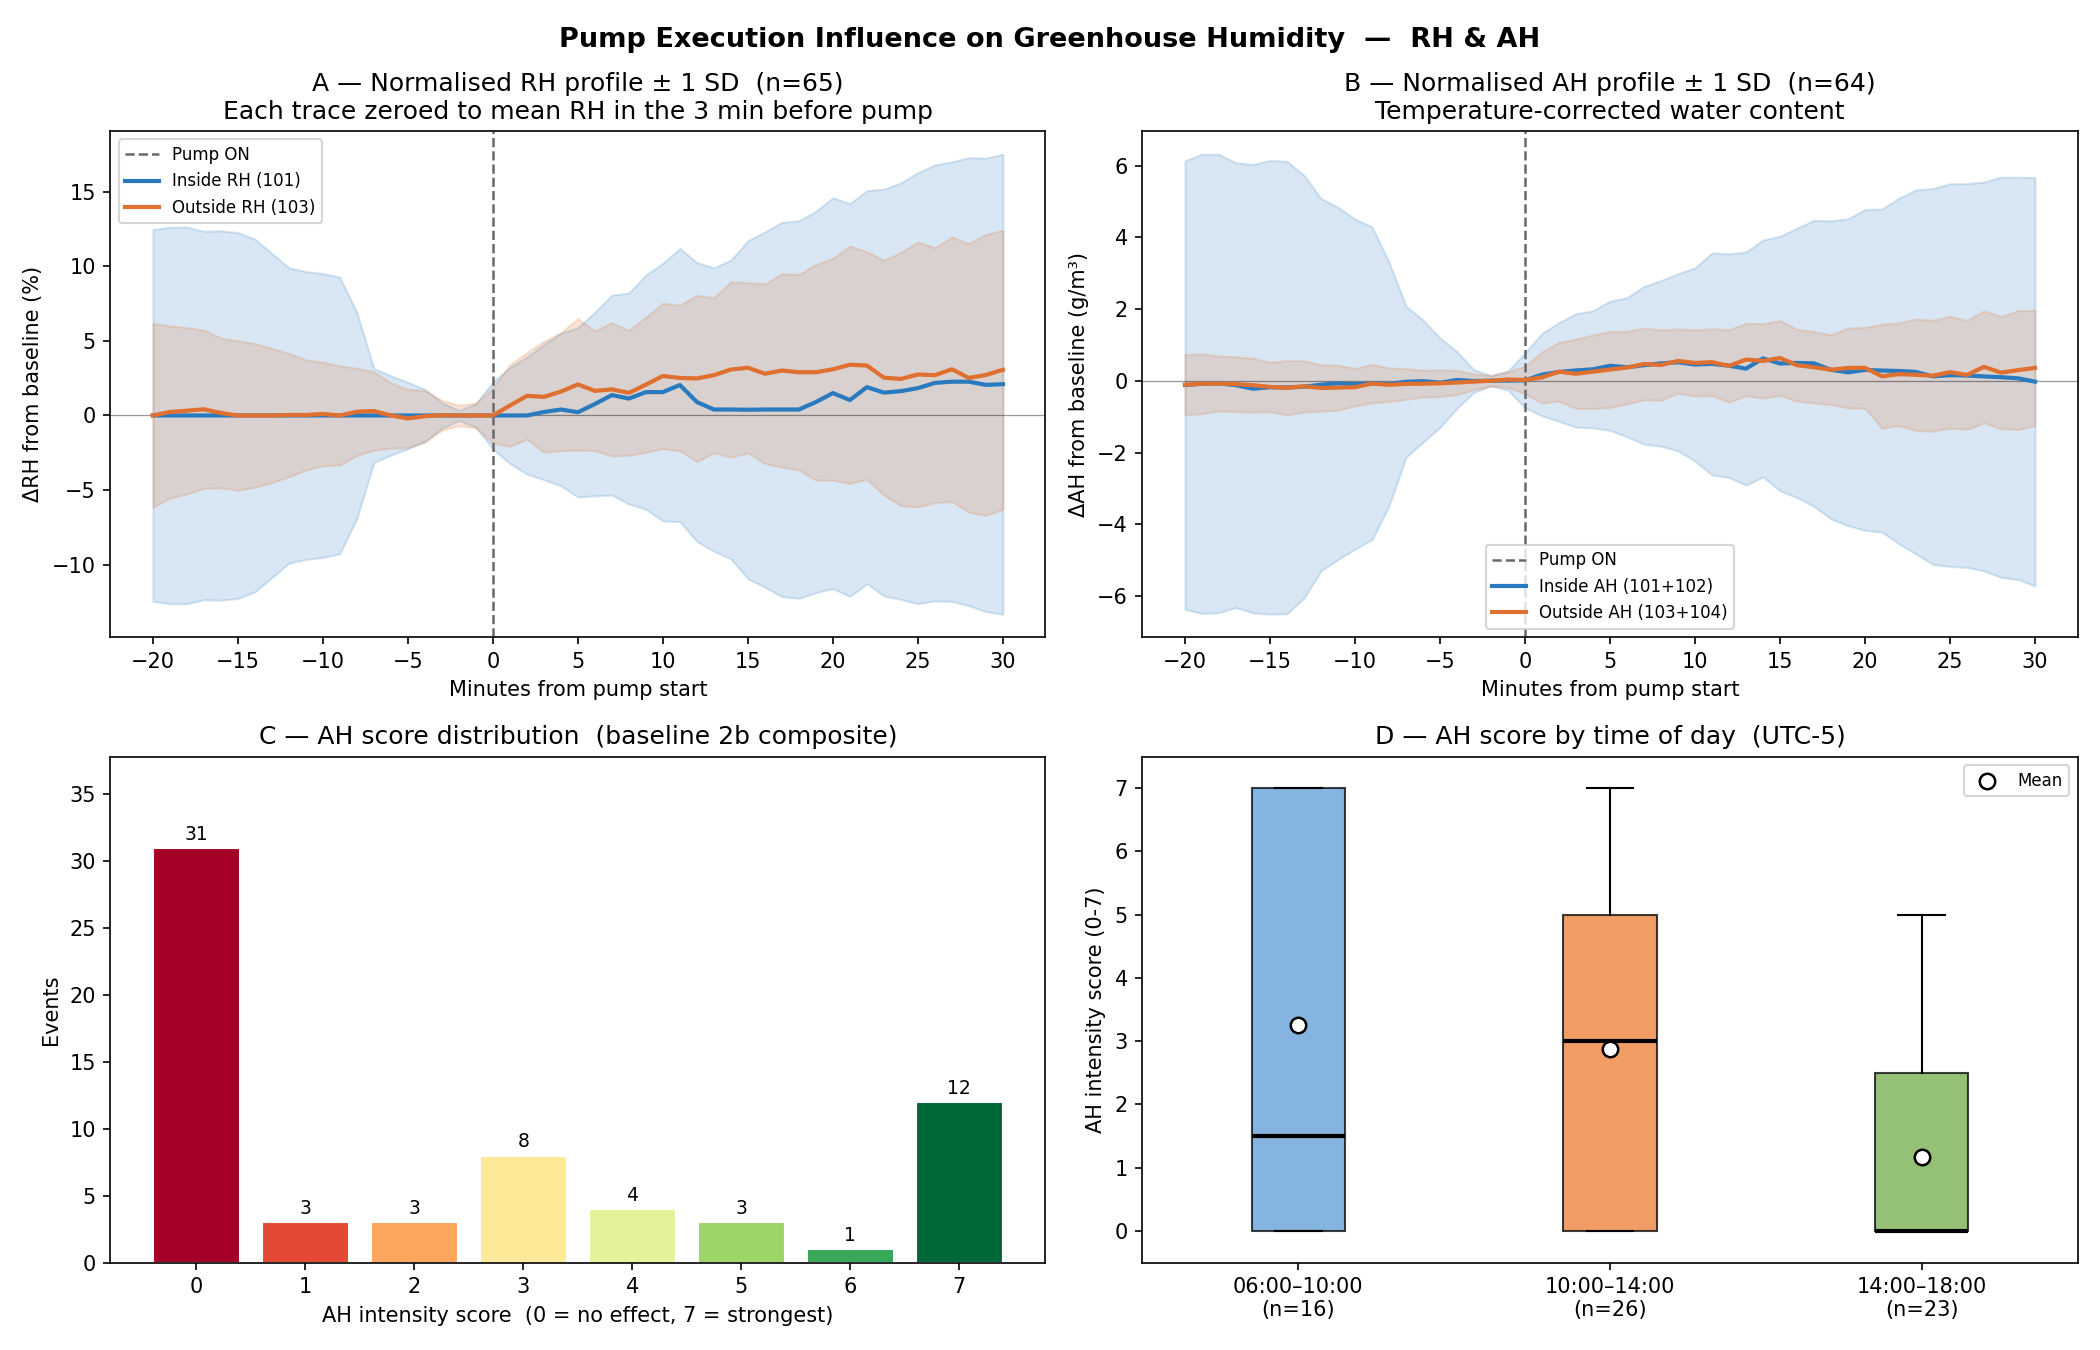

Source code (Python):
#!/usr/bin/env python3
"""
Pump execution influence on greenhouse humidity.
Dual analysis: Relative Humidity (RH, %) and Absolute Humidity (AH, g/m³).

AH removes the temperature bias present in RH — warmer air holds more water
vapour so the same pump-added moisture shows a smaller RH rise when it is
hot. AH directly measures how much water the pump added to the air.

Profiles A/B: normalised event response for RH and AH.
Panels  C/D: intensity score and time-of-day grouping, both based on AH.

Sensors (hidroponia_completa.duckdb):
  101 – RH inside        102 – Temperature inside
  103 – RH outside       104 – Temperature outside
  actuator_measure       – pump executions (actuator_id = 1)
"""

import os
import duckdb
import numpy as np
import pandas as pd
from scipy import stats
import matplotlib.pyplot as plt
import matplotlib.ticker as mticker

# ── Config ────────────────────────────────────────────────────────────────────
DB_PATH        = "data/hidroponia_completa.duckdb"
WIN_BEFORE_MIN = 20
WIN_AFTER_MIN  = 30
RESAMPLE       = "1min"
OUTPUT_DIR     = "analysis"

# Score bin edges — 8 bins → scores 0-7
RH_SCORE_EDGES = [-np.inf, 0, 1.5, 3.0,  5.0,  8.0, 12.0, 16.0, np.inf]  # %
AH_SCORE_EDGES = [-np.inf, 0, 0.15, 0.30, 0.50, 0.80, 1.20, 1.60, np.inf] # g/m³

SLOT_ORDER  = ["06:00–10:00", "10:00–14:00", "14:00–18:00", "18:00–06:00"]
SLOT_COLORS = {
    "06:00–10:00": "#5b9bd5",
    "10:00–14:00": "#ed7d31",
    "14:00–18:00": "#70ad47",
    "18:00–06:00": "#9e5fb5",
}


# ── Physics helpers ───────────────────────────────────────────────────────────
def absolute_humidity(T_c: np.ndarray, rh_pct: np.ndarray) -> np.ndarray:
    """Magnus approximation: RH (%) + T (°C) → AH (g/m³)."""
    e_s = 6.112 * np.exp(17.67 * T_c / (T_c + 243.5))   # saturation vapour pressure (hPa)
    return 216.7 * (rh_pct / 100.0) * e_s / (T_c + 273.15)


# ── Analysis helpers ──────────────────────────────────────────────────────────
def time_slot(ts: pd.Timestamp) -> str:
    h = ts.hour
    if  6 <= h < 10: return "06:00–10:00"
    if 10 <= h < 14: return "10:00–14:00"
    if 14 <= h < 18: return "14:00–18:00"
    return "18:00–06:00"


def assign_score(net_delta: float, edges: list) -> int:
    for score, (lo, hi) in enumerate(zip(edges[:-1], edges[1:])):
        if lo < net_delta <= hi:
            return score
    return 7


def lin_slope(s: pd.Series) -> float:
    """OLS slope in signal-units per minute."""
    x = np.arange(len(s))
    return np.polyfit(x, s.values, 1)[0]


def extract_window(series: pd.Series, t: pd.Timestamp) -> np.ndarray:
    """Return a 51-point array centred on the nearest 1-min tick to t."""
    pos = series.index.get_indexer([t], method="nearest")[0]
    ts  = series.index[pos]
    win = pd.date_range(
        ts - pd.Timedelta(minutes=WIN_BEFORE_MIN),
        ts + pd.Timedelta(minutes=WIN_AFTER_MIN),
        freq="1min",
    )
    return series.reindex(win).values


# ── 1. Load data ──────────────────────────────────────────────────────────────
def load_data(db_path: str):
    con = duckdb.connect(db_path, read_only=True)

    execs = con.execute("""
        SELECT
            CAST(start_time AS TIMESTAMP)       AS ts,
            TRY_CAST(execution_time AS INTEGER) AS exec_secs,
            state
        FROM (
            SELECT DISTINCT start_time, execution_time, state
            FROM actuator_measure
            WHERE actuator_id = '1' AND start_time >= '2026-03-02'
        )
        ORDER BY ts
    """).df()
    execs["ts"] = pd.to_datetime(execs["ts"])

    def load_sensor(sid: int, lo: float, hi: float) -> pd.Series:
        df = con.execute(f"""
            SELECT CAST(measure_date AS TIMESTAMP) AS ts,
                   TRY_CAST(data_value AS FLOAT)   AS val
            FROM sensor_data
            WHERE sensor_id = '{sid}'
              AND TRY_CAST(data_value AS FLOAT) BETWEEN {lo} AND {hi}
            ORDER BY ts
        """).df()
        df["ts"] = pd.to_datetime(df["ts"])
        return (df.set_index("ts")["val"]
                  .resample(RESAMPLE).median()
                  .interpolate(limit=5))

    rh_in    = load_sensor(101,  0, 100)   # % RH, inside
    temp_in  = load_sensor(102,  0,  50)   # °C,   inside
    rh_out   = load_sensor(103,  0, 100)   # % RH, outside
    temp_out = load_sensor(104,  0,  50)   # °C,   outside
    con.close()

    # Build AH series on the common 1-min index where both RH and T are available
    def make_ah(rh: pd.Series, temp: pd.Series) -> pd.Series:
        common = pd.concat([rh.rename("rh"), temp.rename("t")], axis=1).dropna()
        return pd.Series(
            absolute_humidity(common["t"].values, common["rh"].values),
            index=common.index
        )

    ah_in  = make_ah(rh_in,  temp_in)
    ah_out = make_ah(rh_out, temp_out)

    return execs, rh_in, rh_out, ah_in, ah_out


# ── 2. Per-event analysis ─────────────────────────────────────────────────────
def analyse_events(execs, rh_in, rh_out, ah_in, ah_out) -> pd.DataFrame:
    records = []

    for _, ev in execs.iterrows():
        t       = ev["ts"]
        pre_s   = t - pd.Timedelta(minutes=WIN_BEFORE_MIN)
        post_e  = t + pd.Timedelta(minutes=WIN_AFTER_MIN)

        # ---------- segment extraction ----------
        rh_in_pre   = rh_in [pre_s : t]
        rh_in_post  = rh_in [t     : post_e]
        rh_out_full = rh_out[pre_s : post_e]
        ah_in_pre   = ah_in [pre_s : t]
        ah_in_post  = ah_in [t     : post_e]
        ah_out_full = ah_out[pre_s : post_e]

        # require 70 % coverage on both signals
        if (len(rh_in_pre)  < WIN_BEFORE_MIN * 0.7 or
                len(rh_in_post) < WIN_AFTER_MIN  * 0.7 or
                len(ah_in_pre)  < WIN_BEFORE_MIN * 0.7 or
                len(ah_in_post) < WIN_AFTER_MIN  * 0.7):
            continue

        # ---------- net Δ vs baselines ----------
        def compute_net(in_pre, in_post, out_full):
            sl_in  = lin_slope(in_pre)
            sl_out = lin_slope(out_full) if len(out_full) > 1 else 0.0
            actual    = in_post.iloc[-1] - in_pre.iloc[-1]
            proj_2a   = sl_in * WIN_AFTER_MIN
            proj_2b   = (0.33 * sl_in + 0.67 * sl_out) * WIN_AFTER_MIN
            return actual, actual - proj_2a, actual - proj_2b

        rh_act, rh_net_2a, rh_net_2b = compute_net(rh_in_pre, rh_in_post, rh_out_full)
        ah_act, ah_net_2a, ah_net_2b = compute_net(ah_in_pre, ah_in_post, ah_out_full)

        records.append({
            "ts":            t,
            "time_slot":     time_slot(t),
            "exec_secs":     ev["exec_secs"],
            # RH metrics
            "rh_pre_mean":   rh_in_pre.mean(),
            "rh_actual":     rh_act,
            "rh_net_2a":     rh_net_2a,
            "rh_net_2b":     rh_net_2b,
            # AH metrics
            "ah_pre_mean":   ah_in_pre.mean(),
            "ah_actual":     ah_act,
            "ah_net_2a":     ah_net_2a,
            "ah_net_2b":     ah_net_2b,
        })

    df = pd.DataFrame(records)
    df["rh_score"] = df["rh_net_2b"].apply(lambda x: assign_score(x, RH_SCORE_EDGES))
    df["ah_score"] = df["ah_net_2b"].apply(lambda x: assign_score(x, AH_SCORE_EDGES))
    df["score"]    = df["ah_score"]   # kept for backward compatibility
    df["time_slot"] = pd.Categorical(df["time_slot"],
                                     categories=SLOT_ORDER, ordered=True)
    return df


# ── 3. Normalised event profiles ──────────────────────────────────────────────
def avg_profile(series_in: pd.Series, series_out: pd.Series,
                ts_list: list) -> tuple:
    """
    Stack normalised 51-point windows (zeroed to mean of 3 min before pump).
    Returns (med_in, std_in, med_out, std_out, n_events).
    """
    mats_in, mats_out = [], []
    for t in ts_list:
        tr_in  = extract_window(series_in,  t).astype(float)
        tr_out = extract_window(series_out, t).astype(float)
        if np.isnan(tr_in).mean() > 0.3 or np.isnan(tr_out).mean() > 0.3:
            continue
        bl_in  = np.nanmean(tr_in [WIN_BEFORE_MIN - 3 : WIN_BEFORE_MIN])
        bl_out = np.nanmean(tr_out[WIN_BEFORE_MIN - 3 : WIN_BEFORE_MIN])
        if np.isnan(bl_in) or np.isnan(bl_out):
            continue
        mats_in.append(tr_in  - bl_in)
        mats_out.append(tr_out - bl_out)
    if not mats_in:
        return None, None, None, None, 0
    mat_in  = np.array(mats_in)
    mat_out = np.array(mats_out)
    return (np.nanmedian(mat_in,  axis=0), np.nanstd(mat_in,  axis=0),
            np.nanmedian(mat_out, axis=0), np.nanstd(mat_out, axis=0),
            len(mat_in))


# ── 4. Summary ────────────────────────────────────────────────────────────────
def print_summary(df: pd.DataFrame) -> None:
    w = 72
    print("=" * w)
    print("  PUMP → GREENHOUSE HUMIDITY  |  RH + AH Dual Analysis")
    print("=" * w)
    print(f"  Events : {len(df)}  |  "
          f"{df['ts'].min().date()} → {df['ts'].max().date()}  |  "
          f"Window −{WIN_BEFORE_MIN}/+{WIN_AFTER_MIN} min")
    print()

    for label, col_2a, col_2b, unit in [
        ("Relative Humidity (RH)", "rh_net_2a", "rh_net_2b", "%"),
        ("Absolute Humidity  (AH)", "ah_net_2a", "ah_net_2b", "g/m³"),
    ]:
        print(f"  ── {label} ─────────────────────────────────────────────")
        for bname, col in [("2a inside trend only   ", col_2a),
                            ("2b composite (33/67)   ", col_2b)]:
            t_s, p = stats.ttest_1samp(df[col].dropna(), 0)
            sig    = "  *" if p < 0.05 else ""
            print(f"    Baseline {bname} "
                  f"mean net Δ = {df[col].mean():+.3f} ± {df[col].std():.3f} {unit}"
                  f"  t={t_s:.2f}  p={p:.4f}{sig}")
        print()

    print("  ── AH INTENSITY SCORE (0-7, baseline 2b) ───────────────────────")
    for s in range(8):
        cnt = (df["score"] == s).sum()
        lo, hi = AH_SCORE_EDGES[s], AH_SCORE_EDGES[s + 1]
        if s == 0:
            rng = f"(≤ 0 g/m³)"
        elif hi == np.inf:
            rng = f"(> {lo:.2f} g/m³)"
        else:
            rng = f"({lo:.2f} – {hi:.2f} g/m³)"
        print(f"    Score {s}  {rng:<22}  {cnt:3d}  {'▪' * cnt}")
    print()

    print("  ── BY TIME OF DAY (UTC-5) ───────────────────────────────────────")
    hdr = f"    {'Slot':<16}  {'n':>3}  {'AH score':>9}  {'RH net Δ':>11}  {'AH net Δ':>11}"
    print(hdr)
    print(f"    {'─'*16}  {'─'*3}  {'─'*9}  {'─'*11}  {'─'*11}")
    for slot in SLOT_ORDER:
        sub = df[df["time_slot"] == slot]
        if sub.empty:
            print(f"    {slot:<16}   0")
            continue
        print(f"    {slot:<16}  {len(sub):>3}  "
              f"{sub['score'].mean():>9.2f}  "
              f"{sub['rh_net_2b'].mean():>+10.2f}%  "
              f"{sub['ah_net_2b'].mean():>+9.3f} g/m³")
    print()

    _, p_rh = stats.ttest_1samp(df["rh_net_2b"].dropna(), 0)
    _, p_ah = stats.ttest_1samp(df["ah_net_2b"].dropna(), 0)
    print("  ── VERDICT ──────────────────────────────────────────────────────")
    if p_ah < 0.05 and df["ah_net_2b"].mean() > 0.30:
        print("  AH → RELEVANT: pump adds meaningful water above climate baseline (>0.30 g/m³).")
    elif p_ah < 0.05:
        print("  AH → MARGINAL: statistically significant but small absolute water addition.")
    else:
        print("  AH → NOT CONCLUSIVE: event variance masks the pump signal in the aggregate.")

    if not (p_rh < 0.05) and (p_ah < 0.05):
        print("  NOTE: RH significance is masked by temperature variation — "
              "AH reveals the true effect.")
    elif not (p_rh < 0.05) and not (p_ah < 0.05):
        print("  NOTE: Neither RH nor AH reaches significance — "
              "time-of-day breakdown is the most informative result.")
    print("=" * w)


# ── 5. Plot ───────────────────────────────────────────────────────────────────
def make_plot(df: pd.DataFrame,
              rh_profiles: tuple, ah_profiles: tuple,
              out_path: str) -> None:

    med_rh_in, std_rh_in, med_rh_out, std_rh_out, n_rh = rh_profiles
    med_ah_in, std_ah_in, med_ah_out, std_ah_out, n_ah = ah_profiles
    xmin = np.arange(WIN_BEFORE_MIN + WIN_AFTER_MIN + 1) - WIN_BEFORE_MIN

    fig, axes = plt.subplots(2, 2, figsize=(14, 9))
    fig.suptitle(
        "Pump Execution Influence on Greenhouse Humidity  —  RH & AH",
        fontsize=13, fontweight="bold"
    )

    # ── A: Normalised RH profile ──────────────────────────────────────────
    ax = axes[0, 0]
    ax.axvline(0, color="dimgray", linestyle="--", linewidth=1.2, label="Pump ON")
    ax.axhline(0, color="black",   linewidth=0.6,  alpha=0.4)
    ax.fill_between(xmin, med_rh_in  - std_rh_in,  med_rh_in  + std_rh_in,
                    alpha=0.18, color="#2a7abf")
    ax.fill_between(xmin, med_rh_out - std_rh_out, med_rh_out + std_rh_out,
                    alpha=0.18, color="#e07030")
    ax.plot(xmin, med_rh_in,  "#2a7abf", linewidth=2, label="Inside RH (101)")
    ax.plot(xmin, med_rh_out, "#e07030", linewidth=2, label="Outside RH (103)")
    ax.set_xlabel("Minutes from pump start")
    ax.set_ylabel("ΔRH from baseline (%)")
    ax.set_title(f"A — Normalised RH profile ± 1 SD  (n={n_rh})\n"
                 "Each trace zeroed to mean RH in the 3 min before pump")
    ax.legend(fontsize=8)
    ax.xaxis.set_major_locator(mticker.MultipleLocator(5))

    # ── B: Normalised AH profile ──────────────────────────────────────────
    ax = axes[0, 1]
    ax.axvline(0, color="dimgray", linestyle="--", linewidth=1.2, label="Pump ON")
    ax.axhline(0, color="black",   linewidth=0.6,  alpha=0.4)
    ax.fill_between(xmin, med_ah_in  - std_ah_in,  med_ah_in  + std_ah_in,
                    alpha=0.18, color="#2a7abf")
    ax.fill_between(xmin, med_ah_out - std_ah_out, med_ah_out + std_ah_out,
                    alpha=0.18, color="#e07030")
    ax.plot(xmin, med_ah_in,  "#2a7abf", linewidth=2, label="Inside AH (101+102)")
    ax.plot(xmin, med_ah_out, "#e07030", linewidth=2, label="Outside AH (103+104)")
    ax.set_xlabel("Minutes from pump start")
    ax.set_ylabel("ΔAH from baseline (g/m³)")
    ax.set_title(f"B — Normalised AH profile ± 1 SD  (n={n_ah})\n"
                 "Temperature-corrected water content")
    ax.legend(fontsize=8)
    ax.xaxis.set_major_locator(mticker.MultipleLocator(5))

    # ── C: AH score distribution ──────────────────────────────────────────
    ax = axes[1, 0]
    cmap   = plt.cm.RdYlGn
    counts = df["score"].value_counts().reindex(range(8), fill_value=0)
    colors = [cmap(s / 7) for s in counts.index]
    bars   = ax.bar(counts.index, counts.values,
                    color=colors, edgecolor="white", width=0.8)
    ax.bar_label(bars, fmt="%d", padding=2, fontsize=9)
    ax.set_xlabel("AH intensity score  (0 = no effect, 7 = strongest)")
    ax.set_ylabel("Events")
    ax.set_title("C — AH score distribution  (baseline 2b composite)")
    ax.set_xticks(range(8))
    ax.set_ylim(0, counts.max() * 1.22)

    # ── D: AH score by time of day ────────────────────────────────────────
    ax = axes[1, 1]
    slot_series = [df[df["time_slot"] == s]["score"] for s in SLOT_ORDER]
    plot_data   = [s.values for s in slot_series if len(s) > 0]
    plot_labels = [f"{sl}\n(n={len(sd)})"
                   for sl, sd in zip(SLOT_ORDER, slot_series) if len(sd) > 0]
    plot_slots  = [sl for sl, sd in zip(SLOT_ORDER, slot_series) if len(sd) > 0]

    bp = ax.boxplot(plot_data, tick_labels=plot_labels, patch_artist=True,
                    medianprops=dict(color="black", linewidth=2),
                    flierprops=dict(marker="o", markersize=4, alpha=0.5))
    for patch, slot in zip(bp["boxes"], plot_slots):
        patch.set_facecolor(SLOT_COLORS[slot])
        patch.set_alpha(0.75)
    for i, d in enumerate(plot_data):
        ax.scatter(i + 1, np.mean(d), color="white", s=55,
                   edgecolors="black", linewidths=1.2, zorder=5,
                   label="Mean" if i == 0 else "")
    ax.set_ylabel("AH intensity score (0-7)")
    ax.set_title("D — AH score by time of day  (UTC-5)")
    ax.set_ylim(-0.5, 7.5)
    ax.yaxis.set_major_locator(mticker.MultipleLocator(1))
    ax.legend(fontsize=8)

    plt.tight_layout()
    os.makedirs(OUTPUT_DIR, exist_ok=True)
    plt.savefig(out_path, dpi=150)
    print(f"\n  Plot saved → {out_path}\n")


# ── 6. C+D slide (RH and AH side by side) ────────────────────────────────────
def make_cd_slide(df: pd.DataFrame, out_path: str) -> None:
    """
    2 × 2 slide:
      top row    — score distribution  (C) for RH and AH
      bottom row — score by time slot  (D) for RH and AH, with event counts
    """
    cmap = plt.cm.RdYlGn

    configs = [
        # (score_col, score_edges, unit_label, panel_label)
        ("rh_score", RH_SCORE_EDGES, "%",     "RH"),
        ("ah_score", AH_SCORE_EDGES, "g/m³",  "AH"),
    ]

    fig, axes = plt.subplots(2, 2, figsize=(14, 9))
    fig.suptitle(
        "Pump Execution — Intensity Score Distribution & Time-of-Day  |  RH vs AH",
        fontsize=13, fontweight="bold"
    )

    for col_idx, (score_col, edges, unit, label) in enumerate(configs):

        # ── C: score distribution ─────────────────────────────────────────
        ax = axes[0, col_idx]
        counts = df[score_col].value_counts().reindex(range(8), fill_value=0)
        colors = [cmap(s / 7) for s in counts.index]
        bars   = ax.bar(counts.index, counts.values,
                        color=colors, edgecolor="white", width=0.8)
        ax.bar_label(bars, fmt="%d", padding=2, fontsize=9)

        # annotate score bin ranges on x-axis
        bin_labels = []
        for s in range(8):
            lo, hi = edges[s], edges[s + 1]
            if s == 0:
                bin_labels.append(f"0\n(≤0)")
            elif hi == np.inf:
                bin_labels.append(f"{s}\n(>{lo:.1f})")
            else:
                bin_labels.append(f"{s}\n({lo:.1f}–{hi:.1f})")
        ax.set_xticks(range(8))
        ax.set_xticklabels(bin_labels, fontsize=7.5)
        ax.set_xlabel(f"Score  [{unit}]", fontsize=9)
        ax.set_ylabel("Events")
        ax.set_title(f"C — {label} score distribution  (n={len(df)}, baseline 2b)")
        ax.set_ylim(0, counts.max() * 1.25)

        # ── D: score by time of day ───────────────────────────────────────
        ax = axes[1, col_idx]
        slot_series = [df[df["time_slot"] == s][score_col] for s in SLOT_ORDER]
        plot_data   = [s.values for s in slot_series if len(s) > 0]
        plot_slots  = [sl for sl, sd in zip(SLOT_ORDER, slot_series) if len(sd) > 0]

        # tick labels: slot name + n count + mean score
        plot_labels = [
            f"{sl}\nn={len(sd)}  (μ={sd.mean():.1f})"
            for sl, sd in zip(SLOT_ORDER, slot_series) if len(sd) > 0
        ]

        bp = ax.boxplot(plot_data, tick_labels=plot_labels, patch_artist=True,
                        medianprops=dict(color="black", linewidth=2),
                        flierprops=dict(marker="o", markersize=4, alpha=0.5))
        for patch, slot in zip(bp["boxes"], plot_slots):
            patch.set_facecolor(SLOT_COLORS[slot])
            patch.set_alpha(0.75)

        # mean dot + count label inside the box
        for i, (d, sl) in enumerate(zip(plot_data, plot_slots)):
            mean_val = np.mean(d)
            ax.scatter(i + 1, mean_val, color="white", s=60,
                       edgecolors="black", linewidths=1.2, zorder=5,
                       label="Mean" if i == 0 else "")
            ax.text(i + 1, 7.2, f"n={len(d)}",
                    ha="center", va="bottom", fontsize=8, color="dimgray")

        ax.set_ylabel(f"{label} intensity score (0-7)")
        ax.set_title(f"D — {label} score by time of day  (UTC-5)")
        ax.set_ylim(-0.5, 7.8)
        ax.yaxis.set_major_locator(mticker.MultipleLocator(1))
        ax.legend(fontsize=8)

    plt.tight_layout()
    os.makedirs(OUTPUT_DIR, exist_ok=True)
    plt.savefig(out_path, dpi=150)
    print(f"  CD slide saved → {out_path}")


# ── Main ──────────────────────────────────────────────────────────────────────
if __name__ == "__main__":
    print("Loading data …")
    execs, rh_in, rh_out, ah_in, ah_out = load_data(DB_PATH)
    print(f"  {len(execs)} execution records")
    print(f"  RH  — inside: {len(rh_in):,}  outside: {len(rh_out):,} samples")
    print(f"  AH  — inside: {len(ah_in):,}  outside: {len(ah_out):,} samples")

    print("Analysing events …")
    df = analyse_events(execs, rh_in, rh_out, ah_in, ah_out)
    print(f"  {len(df)} events with sufficient data coverage\n")

    print("Building normalised profiles …")
    rh_profiles = avg_profile(rh_in, rh_out, df["ts"].tolist())
    ah_profiles = avg_profile(ah_in, ah_out, df["ts"].tolist())

    print_summary(df)
    make_plot(df, rh_profiles, ah_profiles,
              out_path=f"{OUTPUT_DIR}/pump_rh_influence.png")
    make_cd_slide(df,
                  out_path=f"{OUTPUT_DIR}/pump_cd_slide.png")
